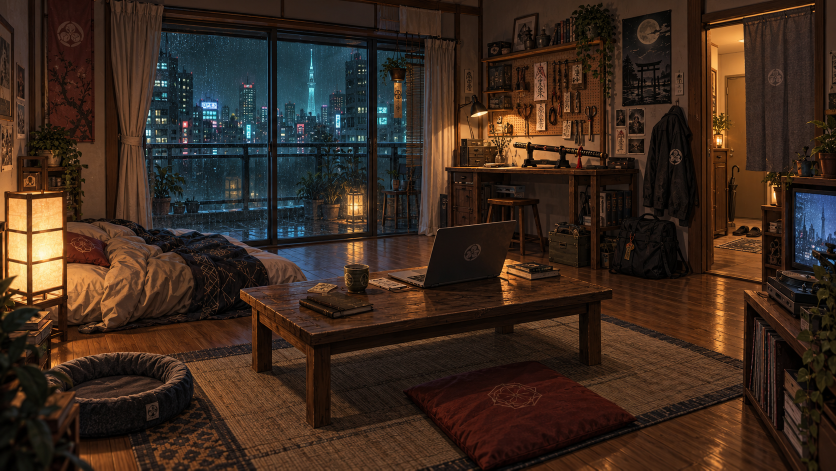
#> input picture Assets/Rokas/Art/Home/ApartmentNight.png, 1672 x 941 px, found by its file name (shown at 1/2 size)
$ python author_weather3_assets.py   (older library calls are emulated)
#> lines starting #> are read from the running program, lines starting #| are printed output that depends on the picture; after the words box and inside, x2 and y2 are one past the last pixel; in counts of white or black regions, pixels touching at a corner belong together; pictures that were not available may be replaced by others from this repository, and a replacement may not be noted
from __future__ import annotations

import hashlib
import os
import random
from pathlib import Path

import cv2
import numpy as np
from PIL import Image, ImageDraw, ImageFilter

ROOT = Path.cwd()
SRC = ROOT / "Weather3Sources"
OUT = ROOT / "Assets/Rokas/Resources/Weather3"
OUT.mkdir(parents=True, exist_ok=True)

EXPECTED_HOME_SIZE = (1672, 941)
assert Image.open(ROOT / "Assets/Rokas/Art/Home/ApartmentNight.png").size == EXPECTED_HOME_SIZE, (
    "Home source art dimensions changed; re-author Weather 3 spatial masks against the new illustration"
)


def save_rgba(name: str, rgb: tuple[int, int, int], alpha) -> None:
    if isinstance(alpha, Image.Image):
        a = np.array(alpha.convert("L"))
    else:
        a = np.asarray(alpha)
    arr = np.zeros((a.shape[0], a.shape[1], 4), dtype=np.uint8)
    arr[:, :, :3] = np.array(rgb, dtype=np.uint8)
    arr[:, :, 3] = np.clip(a, 0, 255).astype(np.uint8)
    Image.fromarray(arr, "RGBA").save(OUT / name, optimize=True)


def irregular_mask(size, shapes, blur=22, noise_strength=0.12, seed=1):
    width, height = size
    base = Image.new("L", size, 0)
    draw = ImageDraw.Draw(base)
    for shape in shapes:
        if shape[0] == "ellipse":
            draw.ellipse(shape[1], fill=shape[2])
        elif shape[0] == "polygon":
            draw.polygon(shape[1], fill=shape[2])
    base = base.filter(ImageFilter.GaussianBlur(blur))
    arr = np.array(base).astype(np.float32)
    if noise_strength > 0:
        rng = np.random.default_rng(seed)
        small = rng.random((height // 8 + 1, width // 8 + 1)).astype(np.float32)
        noise = cv2.resize(small, (width, height), interpolation=cv2.INTER_CUBIC)
        noise = cv2.GaussianBlur(noise, (0, 0), 12)
        arr *= (1 - noise_strength) + noise * noise_strength * 2
    return np.clip(arr, 0, 255).astype(np.uint8)


# Authored rain sprite: isolate one natural streak from gmason's CC0 rain_overlay.png.
rain = np.array(Image.open(SRC / "rain_overlay.png").convert("RGBA"))
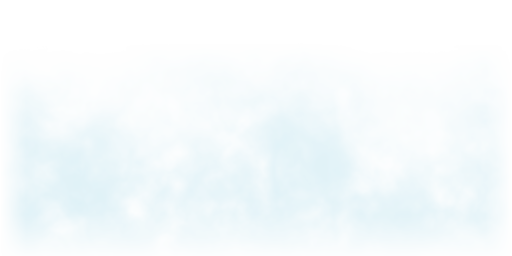
#> input picture Assets/Rokas/Resources/Weather3/DistantHaze.png, 512 x 256 px, given in place of rain_overlay.png, which was not available
#> rain is the input picture: shape (256, 512, 4); mean R, G, B, A 210, 236, 244, 53
rain_alpha = rain[:, :, 3]
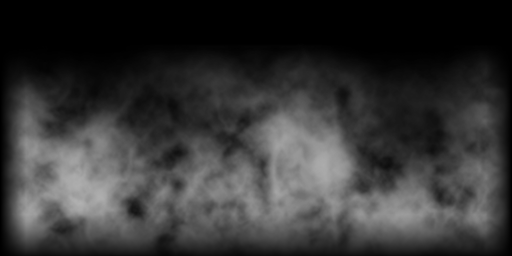
#> rain_alpha: shape (256, 512); min 0, max 177, mean 53
connected = (rain_alpha > 24).astype(np.uint8)
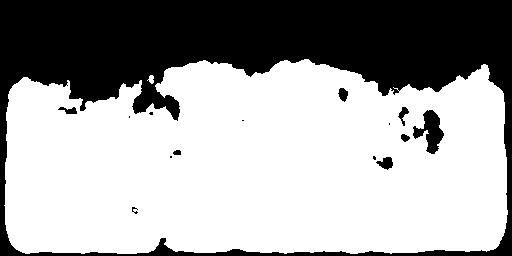
#> connected: shape (256, 512); values 0 (black) and 1 (white), 64.4% white; 15 black regions (6 under 20 px), largest, box (x1, y1, x2, y2) and area: (0, 0, 512, 256) 45412, (413, 110, 444, 154) 679, (376, 157, 393, 170) 133
count, labels, stats, _ = cv2.connectedComponentsWithStats(connected, 8)
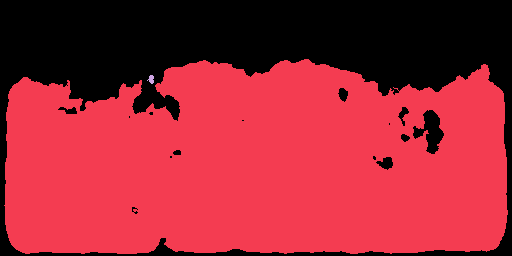
#> labels: shape (256, 512) int32; 3 distinct labels, from 0 to 2; one colour per label, 0 black
#> count = 3; stats = [[0, 0, 512, 256, 46618], [4, 59, 504, 195, 84414], [147, 75, 7, 9, 40]]
target = None
for index in range(1, count):
    x, y, width, height, area = stats[index]
    if abs(int(x) - 969) < 3 and abs(int(y) - 578) < 3:
        target = index
        break
#> this loop made 2 passes
if target is None:
    candidates = []
    for index in range(1, count):
        x, y, width, height, area = stats[index]
        if height >= 18 and height / (width + 1e-6) > 2.3:
            candidates.append((height / (width + 1e-6), area, index))
#> after the loop, candidates = []
#> (the run stopped early here; a loop or call above may not have finished)
